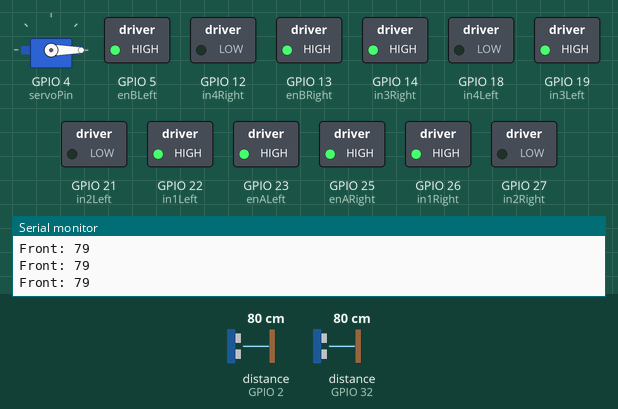
A sketch run on a simulated ESP32. Parts: servo, switched loads named in the sketch (green lamp = pin HIGH), the last lines printed to the serial monitor. Wiring (inferred from the names in the program): ultrasonic range finder: trigger GPIO 33; echo GPIO 32. The inputs (shaded band) are chosen by the test bench; at power-on: distance to the obstacle (sensors on GPIO 32, GPIO 2) 80 cm. The echo pulse lasts 58.3 µs per cm; pins used as bus, display or sensor lines are not drawn.

Above: at 2.2 s.
2.3 s: distance to the obstacle (sensor on GPIO 32) set to 33 cm
3.8 s: distance to the obstacle (sensor on GPIO 32) set to 28 cm
At 5.3 s:
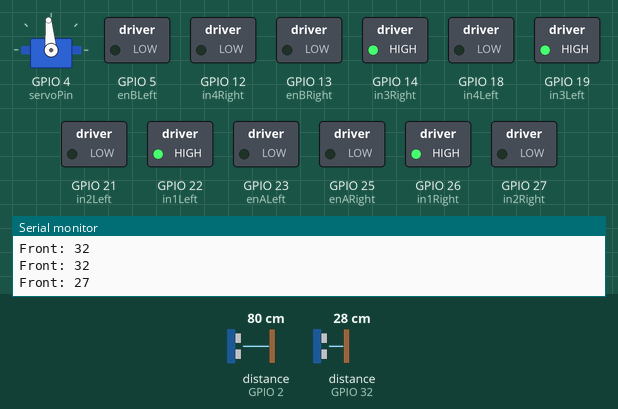
At 6.6 s:
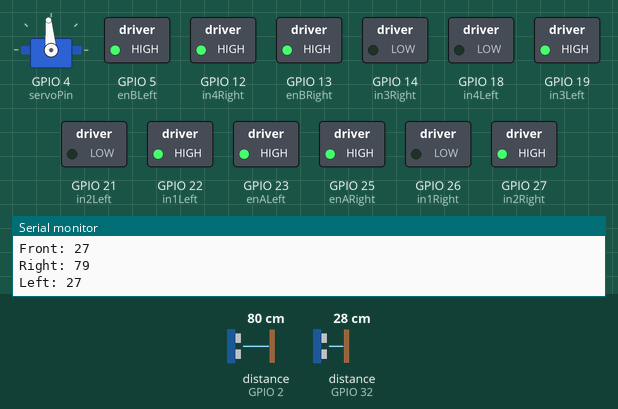
6.8 s: distance to the obstacle (sensor on GPIO 32) set to 2 cm
9.6 s: distance to the obstacle (sensor on GPIO 2) set to 2 cm
At 11.3 s:
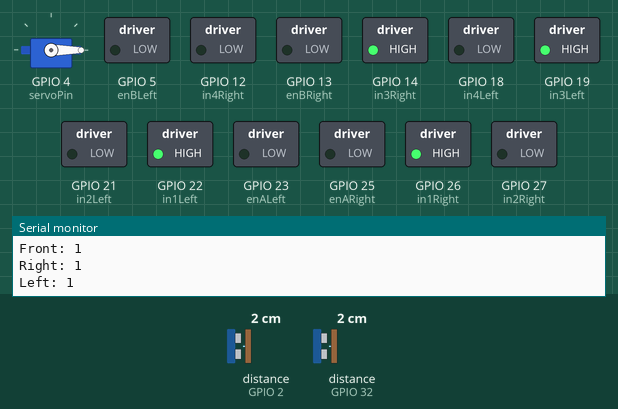
12.6 s: distance to the obstacle (sensor on GPIO 32) set to 35 cm
15.6 s: distance to the obstacle (sensor on GPIO 2) set to 26 cm
18.5 s: distance to the obstacle (sensor on GPIO 2) set to 33 cm
At 23.9 s:
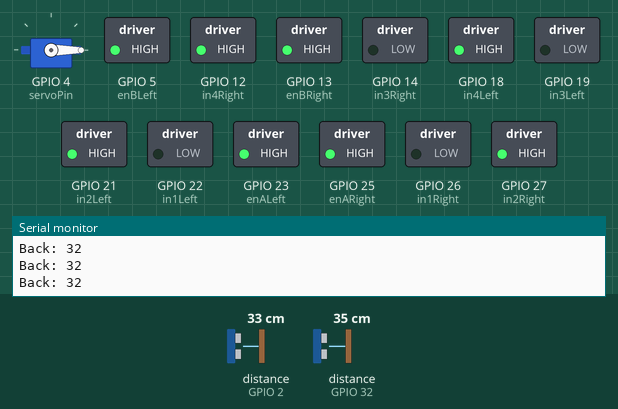
Timing chart, 0 to 24.3 s (numbered marks = the images above; inputs shaded):
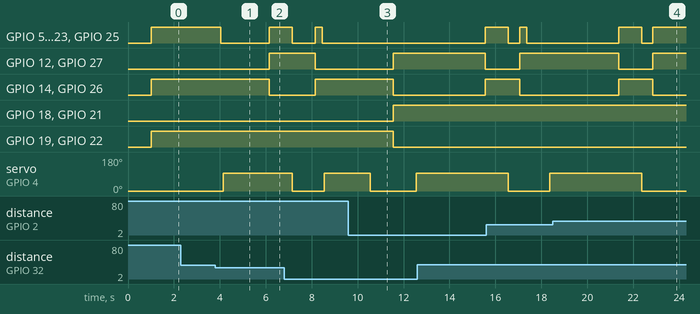

The sketch:

Project_Code_1.ino
```cpp
#include <ESP32Servo.h>

// Define ESP32 GPIO pins for Left Driver
const int enALeft = 23;
const int in1Left = 22;
const int in2Left = 21;
const int in3Left = 19;
const int in4Left = 18;
const int enBLeft = 5;

// Define ESP32 GPIO pins for Right Driver
const int enARight = 25;
const int in1Right = 26;
const int in2Right = 27;
const int in3Right = 14;
const int in4Right = 12;
const int enBRight = 13;

// Ultrasonic sensor (assume only front sensor is on servo)
#define TRIG_1 33  // front sensor
#define ECHO_1 32
#define TRIG_2 15  // rear sensor (fixed)
#define ECHO_2 2

// Servo
const int servoPin = 4;
Servo servo;

bool movingForward = true;

void setup() {
  Serial.begin(115200);

  pinMode(TRIG_1, OUTPUT);
  pinMode(ECHO_1, INPUT);
  pinMode(TRIG_2, OUTPUT);
  pinMode(ECHO_2, INPUT);

  pinMode(enALeft, OUTPUT);
  pinMode(in1Left, OUTPUT);
  pinMode(in2Left, OUTPUT);
  pinMode(in3Left, OUTPUT);
  pinMode(in4Left, OUTPUT);
  pinMode(enBLeft, OUTPUT);

  pinMode(enARight, OUTPUT);
  pinMode(in1Right, OUTPUT);
  pinMode(in2Right, OUTPUT);
  pinMode(in3Right, OUTPUT);
  pinMode(in4Right, OUTPUT);
  pinMode(enBRight, OUTPUT);

  servo.attach(servoPin);
  servo.write(0);
  delay(1000);
}

long readDistanceCM(int trigPin, int echoPin) {
  digitalWrite(trigPin, LOW);
  delayMicroseconds(2);
  digitalWrite(trigPin, HIGH);
  delayMicroseconds(20);
  digitalWrite(trigPin, LOW);

  long duration = pulseIn(echoPin, HIGH, 30000); // 30ms timeout
  return duration * 0.034 / 2;
}

// Motor control functions
void enableMotors() {
  digitalWrite(enALeft, HIGH);
  digitalWrite(enBLeft, HIGH);
  digitalWrite(enARight, HIGH);
  digitalWrite(enBRight, HIGH);
}

void moveForward() {
  enableMotors();
  digitalWrite(in1Left, HIGH);
  digitalWrite(in2Left, LOW);
  digitalWrite(in3Left, HIGH);
  digitalWrite(in4Left, LOW);

  digitalWrite(in1Right, HIGH);
  digitalWrite(in2Right, LOW);
  digitalWrite(in3Right, HIGH);
  digitalWrite(in4Right, LOW);

  movingForward = true;
}

void moveBackward() {
  enableMotors();
  digitalWrite(in1Left, LOW);
  digitalWrite(in2Left, HIGH);
  digitalWrite(in3Left, LOW);
  digitalWrite(in4Left, HIGH);

  digitalWrite(in1Right, LOW);
  digitalWrite(in2Right, HIGH);
  digitalWrite(in3Right, LOW);
  digitalWrite(in4Right, HIGH);

  movingForward = false;
}

void turnRight() {
  enableMotors();
  digitalWrite(in1Left, HIGH);
  digitalWrite(in2Left, LOW);
  digitalWrite(in3Left, HIGH);
  digitalWrite(in4Left, LOW);

  digitalWrite(in1Right, LOW);
  digitalWrite(in2Right, HIGH);
  digitalWrite(in3Right, LOW);
  digitalWrite(in4Right, HIGH);
}

void turnLeft() {
  enableMotors();
  digitalWrite(in1Left, LOW);
  digitalWrite(in2Left, HIGH);
  digitalWrite(in3Left, LOW);
  digitalWrite(in4Left, HIGH);

  digitalWrite(in1Right, HIGH);
  digitalWrite(in2Right, LOW);
  digitalWrite(in3Right, HIGH);
  digitalWrite(in4Right, LOW);
}

void stopMotors() {
  digitalWrite(enALeft, LOW);
  digitalWrite(enBLeft, LOW);
  digitalWrite(enARight, LOW);
  digitalWrite(enBRight, LOW);
}

// Main robot behavior
void loop() {
  if (movingForward) {
    long frontDistance = readDistanceCM(TRIG_1, ECHO_1);
    Serial.print("Front: ");
    Serial.println(frontDistance);

    if (frontDistance < 30) {
      stopMotors();
      delay(100);

      // Scan left and right using front sensor on servo
      servo.write(95);  // turn to right
      //delay(1);
        delay(1000);
        delay(1000);

       long rightDistance = readDistanceCM(TRIG_2, ECHO_2);

      // servo.write(180);  // turn to left
      // delay(800);
      long leftDistance = readDistanceCM(TRIG_1, ECHO_1);

      Serial.print("Right: ");
      Serial.println(rightDistance);
      Serial.print("Left: ");
      Serial.println(leftDistance);


      if (rightDistance < 30 && leftDistance > 30) {
        turnLeft();
        delay(1000);
      }
      else if (leftDistance < 30 && rightDistance > 30) {
        turnRight();
        delay(1000);
      }

      //prioritise the distance
      else if (leftDistance > 30 && rightDistance > 30) {
        if (leftDistance > rightDistance) {
          turnLeft();
          delay(1000);
        }
        else {
          turnRight();
          delay(1000);
        }
      }
      else {
        servo.write(0);
        delay(1000);
        moveBackward();
        return;
      }

      stopMotors();
      servo.write(0);
      delay(1000);
      moveForward();
    }
    else {
      moveForward();
    }
  }

  else {
    // Moving backward logic
    long backDistance = readDistanceCM(TRIG_2, ECHO_2);
    Serial.print("Back: ");
    Serial.println(backDistance);

    if (backDistance < 30) {
      stopMotors();
      delay(1000);

      servo.write(95);  // turn to right
       delay(3000);
      long rightDistance = readDistanceCM(TRIG_2, ECHO_2);

      // servo.write(180);  // turn to left
      // delay(800);
      long leftDistance = readDistanceCM(TRIG_1, ECHO_1);

      Serial.print("Right: ");
      Serial.println(rightDistance);
      Serial.print("Left: ");
      Serial.println(leftDistance);

      //delay(3000);

      if (rightDistance < 30 && leftDistance > 30) {
        turnLeft();
        delay(1000);
      }
      else if (leftDistance < 30 && rightDistance > 30) {
        turnRight();
        delay(1000);
      }
       else if (leftDistance > 30 && rightDistance > 30) {
        if (leftDistance > rightDistance) {
          turnLeft();
          delay(1000);
        }
        else {
          turnRight();
          delay(1000);
        }
      }
      else {
        stopMotors();
        delay(1000);
        moveForward();
        return;
      }

      stopMotors();
      servo.write(0);
      delay(500);
      moveBackward();
    }
    else {
      moveBackward();
    }
  }

  delay(300);
}
```

Measured:
- the behaviour switches between 31 and 30 cm on distance to the obstacle (sensor on GPIO 32) (found by bisection; images 0 and 1)
- after the input at 3.8 s, GPIO 5 (enBLeft), GPIO 13 (enBRight), GPIO 23 (enALeft), GPIO 25 (enARight): HIGH → LOW after 0.24 s, → HIGH 2.1 s later; GPIO 12 (in4Right), GPIO 27 (in2Right): LOW → HIGH after 2.3 s; GPIO 14 (in3Right), GPIO 26 (in1Right): HIGH → LOW after 2.3 s; servo on GPIO 4 (servoPin): 0° → 95° after 0.34 s
- after the input at 9.6 s, GPIO 5 (enBLeft), GPIO 13 (enBRight), GPIO 23 (enALeft), GPIO 25 (enARight): stays LOW (without the input it goes to HIGH after 0.96 s); GPIO 18 (in4Left), GPIO 21 (in2Left): LOW → HIGH after 2.0 s; GPIO 19 (in3Left), GPIO 22 (in1Left): HIGH → LOW after 2.0 s; servo on GPIO 4 (servoPin): 95° → 0° after 0.95 s instead of 2.0 s
- after the input at 12.6 s, GPIO 5 (enBLeft), GPIO 13 (enBRight), GPIO 14 (in3Right), GPIO 23 (enALeft), GPIO 25 (enARight), GPIO 26 (in1Right): LOW → HIGH after 3.0 s; GPIO 12 (in4Right), GPIO 27 (in2Right): HIGH → LOW after 3.0 s
- after the input at 18.5 s, GPIO 5 (enBLeft), GPIO 13 (enBRight), GPIO 23 (enALeft), GPIO 25 (enARight): goes on until 22.9 s, then stays HIGH
